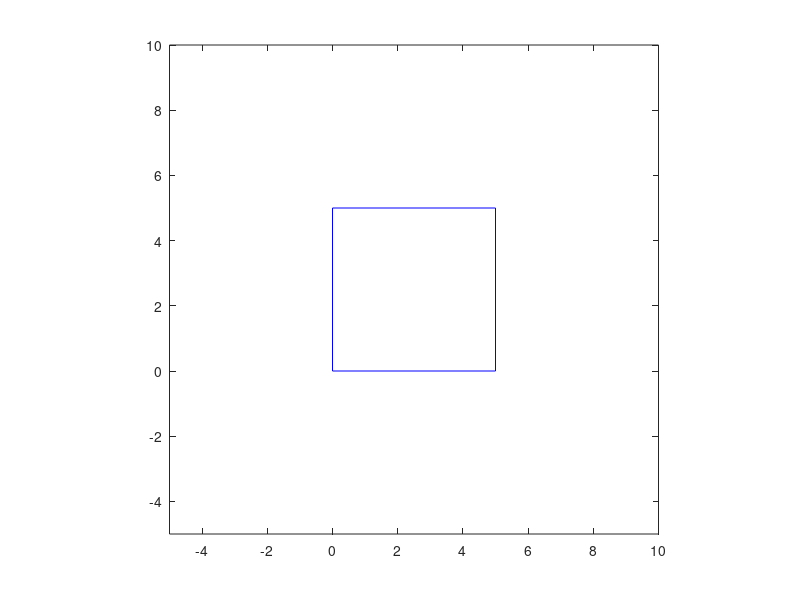

MATLAB code for this plot: (Note: this script raises an error after producing the figure.)
%mapbuilder for roboSim V1.3
%save maps as text file using ginput;
%currently maps are square (v1_3)
function [xs,ys,myHeight,myWidth] = map_builder()

    myFile=input('what would you like to name you map file? ','s');
    myID=fopen(myFile,'w');

    myWidth=input('Choose the Arena Width. ');
    myHeight=input('Choose the Arena Height. ');
    
    fprintf(myID,'%i %i 0 0 0 0 0 0 \n',myHeight,myWidth)
    
    arena=[0,myWidth,myWidth,0,0
       0,0  ,myHeight,myHeight,0];
   
    figure(1);
    plot(arena(1,:),arena(2,:),'b-'); hold on
    axis([-5 myWidth+5 -5 myHeight+5]);
    axis equal
    disp('Place your objects on the figure. Each object must have 4 vertices.')
    adding=1;
    ctr=0;
    while adding
        ctr=ctr+1;
        
        [xs(ctr,:),ys(ctr,:)]=ginput(4);
        fprintf(myID,'%f %f %f %f ',xs(ctr,1),xs(ctr,2),xs(ctr,3),xs(ctr,4));
        fprintf(myID,'%f %f %f %f ',ys(ctr,1),ys(ctr,2),ys(ctr,3),ys(ctr,4));
        fill(xs(ctr,:),ys(ctr,:),'g')
        axis([-5 myWidth+5 -5 myHeight+5]);
        axis equal
        % dont put a newline at the end of the last line
        adding=input('Would you like to add another object? (1/0) ');
        if adding
            fprintf(myID,'\n');
        end
        
    end

    fclose(myID)


